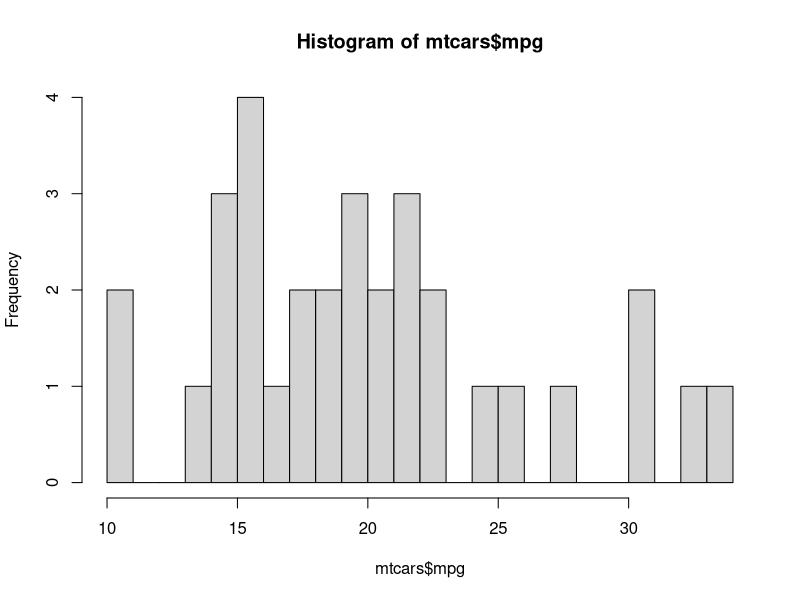
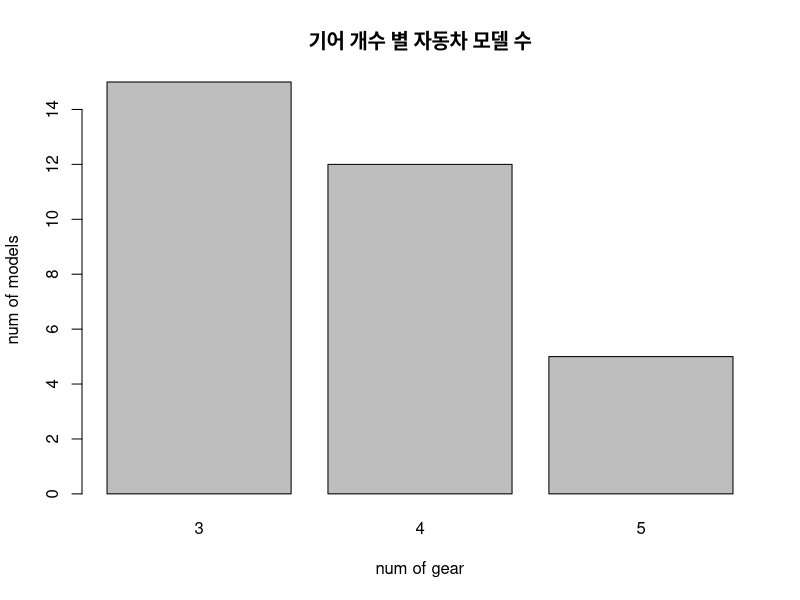
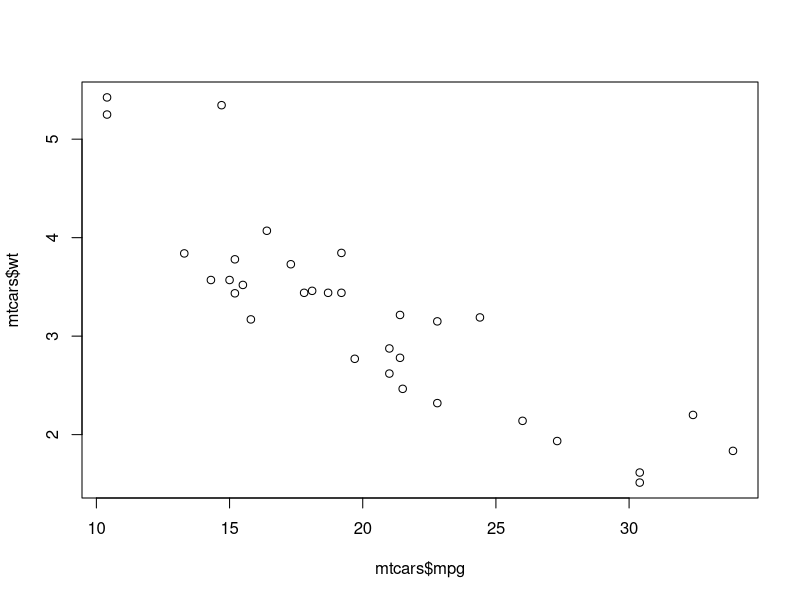
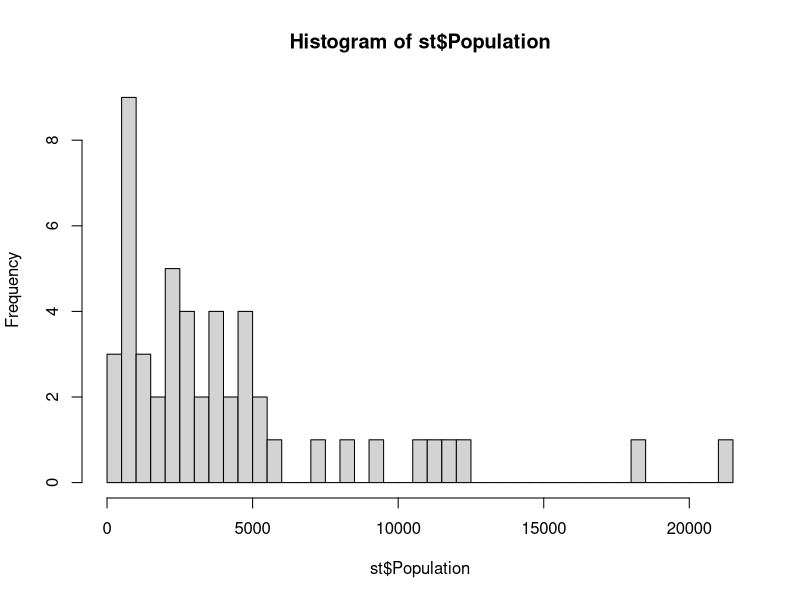
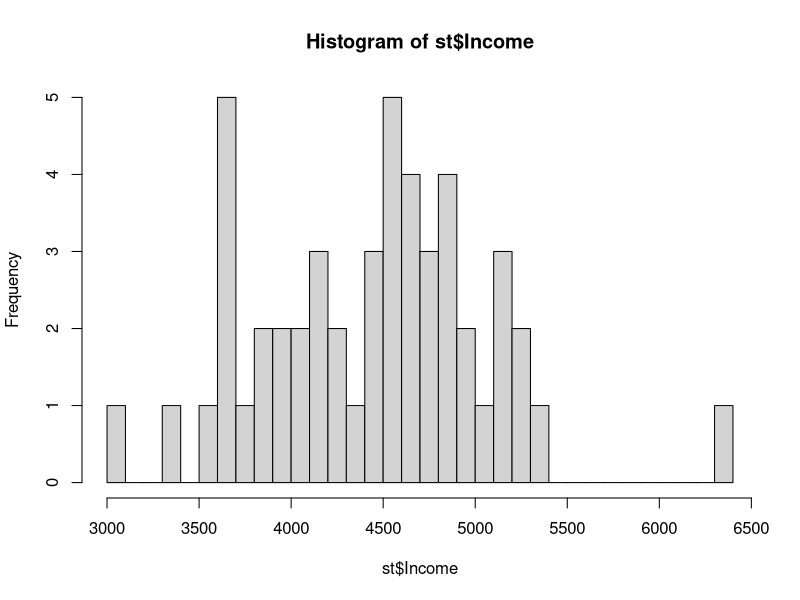
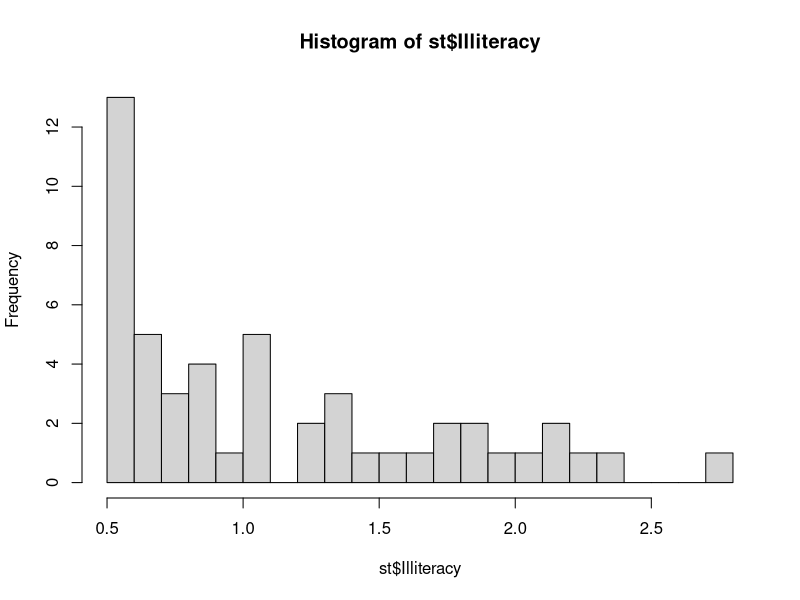
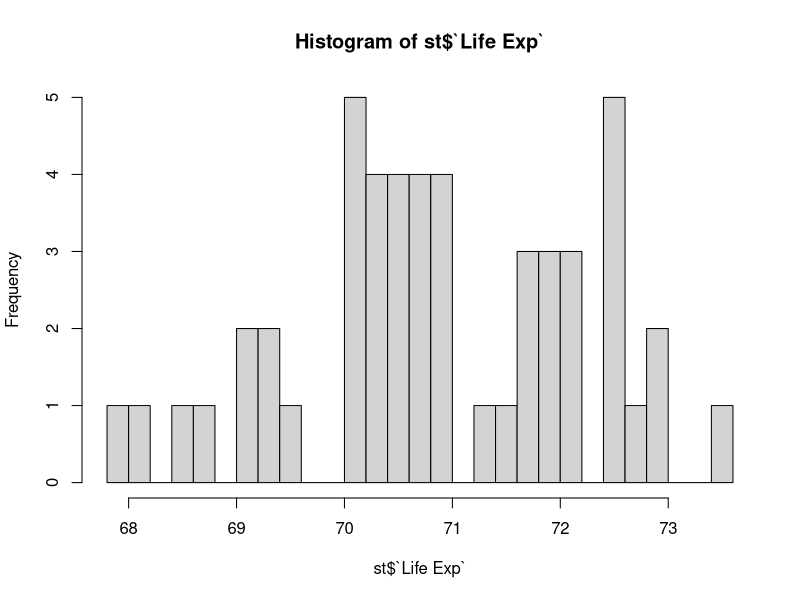
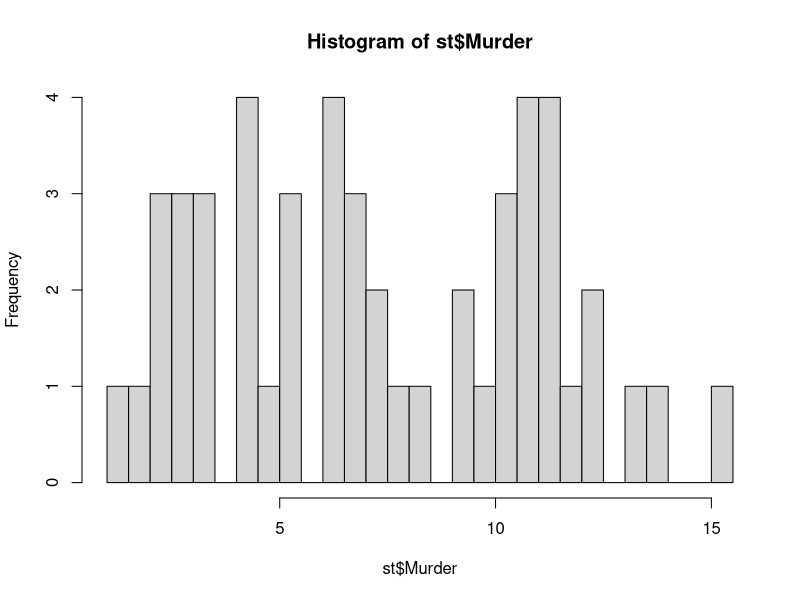

R code for these plots, in order:
## ---- chunk 1
div_count = function(n) {
  num = 1:n
  count = length(num[n %% num == 0])
  return(count)
}

div_count(12)
## ---- chunk 2
prime_count = function(n) {
  num=1:n
  count = sum(ifelse(sapply(num, div_count) == 2, 1, 0))
  return(count)
}

prime_count(10)
## ---- chunk 3
str(mtcars)
## ---- chunk 4
summary(mtcars)
## ---- chunk 5
subset(mtcars, gear == 4)
## ---- chunk 6
subset(mtcars, gear == 4, select=c(mpg, cyl, hp, wt))
## ---- chunk 7
subset(mtcars, mpg == min(mpg))
## ---- chunk 8
subset(mtcars, mpg == min(mpg), select=c(mpg, cyl, hp, wt))
## ---- chunk 9
mean(mtcars$mpg)
var(mtcars$mpg)
sd(mtcars$mpg)
## ---- chunk 10
mean(mtcars$mpg > median(mtcars$mpg))
sd(mtcars$mpg > median(mtcars$mpg))
## ---- chunk 11
hist(mtcars$mpg, breaks=25)
## ---- chunk 12
gear_tab = table(mtcars$gear)
barplot(gear_tab, main='기어 개수 별 자동차 모델 수', xlab='num of gear', ylab='num of models')
## ---- chunk 13
mpg_wt_tab = table(mtcars$mpg, mtcars$wt)
plot(mtcars$mpg, mtcars$wt)
## ---- chunk 14
?state.x77
## ---- chunk 15
st<-as.data.frame(state.x77)
st
## ---- chunk 16
summary(st)
## ---- chunk 17
hist(st$Population, breaks=30)
hist(st$Income, breaks=30)
hist(st$Illiteracy, breaks=30)
hist(st$`Life Exp`, breaks=30)
hist(st$Murder, breaks=30)
hist(st$`HS Grad`, breaks=30)
hist(st$Frost, breaks=30)
hist(st$Area, breaks=30)
## ---- chunk 18
pairs(st, main='state.x77')
## ---- chunk 19
cor(st)
## ---- chunk 20
x=seq(-2, 2, 1)
y=c(0.15, 0.25, 0, 0.25, 0.30) #NULL을 입력하면 무시해서 0을 넣어둠
## ---- chunk 21
y[3]=1-sum(y)
y[3]
#
## ---- chunk 22
mean = sum(x*y)
var=sum(x*x*y)-mean^2
mean
var
## ---- chunk 23
dbinom(4, 8, 0.45)

1-dbinom(3, 8, 0.45)

pbinom(5, 8, 0.45)

pbinom(6, 8, 0.45, lower.tail = F)

mean = 8*0.45
mean

var = 8*0.45*(1-0.45)
var

sd = sqrt(var)
pbinom(mean+sd, 8, 0.45) - pbinom(mean-sd, 8, 0.45)

pbinom(mean+2*sd, 8, 0.45) - pbinom(mean-2*sd, 8, 0.45)
## ---- chunk 24
pnorm(2.05, 0, 1, lower.tail = F)
pnorm(1.11, 0, 1)
pnorm(-1.27, 0, 1, lower.tail=F)
pnorm(1.02, 0, 1) - pnorm(-1.02, 0, 1)
## ---- chunk 25
pnorm(4.5, 5, 2, lower.tail = F)
pnorm(6.5, 5, 2)
pnorm(2.5, 5, 2)
pnorm(7, 5, 2) - pnorm(3, 5, 2)
## ---- chunk 26
#표본표준평균 = sigma/sqrt(n)
pnorm(52, 50, 4/5) - pnorm(49, 50, 4/5)
pnorm(52, 50, 9/5) - pnorm(49, 50, 9/5)
pnorm(52, 50, 12/5) - pnorm(49, 50, 12/5)
## ---- chunk 27
#표본표준평균 = sigma/sqrt(n)
pnorm(51, 50, 5/4) - pnorm(49, 50, 5/4)
pnorm(51, 50, 5/7) - pnorm(49, 50, 5/7)
pnorm(51, 50, 5/8) - pnorm(49, 50, 5/8)
## ---- chunk 28
#신뢰수준 95%에서의 오차한계 = 1.96*sigma*sqrt(n)
1.96*sqrt(5/50)
1.96*sqrt(15/50)
1.96*sqrt(25/50)
1.96*sqrt(35/50)
## ---- chunk 29
#신뢰수준 95%에서의 오차한계 = 1.96*sigma*sqrt(n)
1.96*sqrt(4/50)
1.96*sqrt(4/100)
1.96*sqrt(4/200)
1.96*sqrt(4/500)
